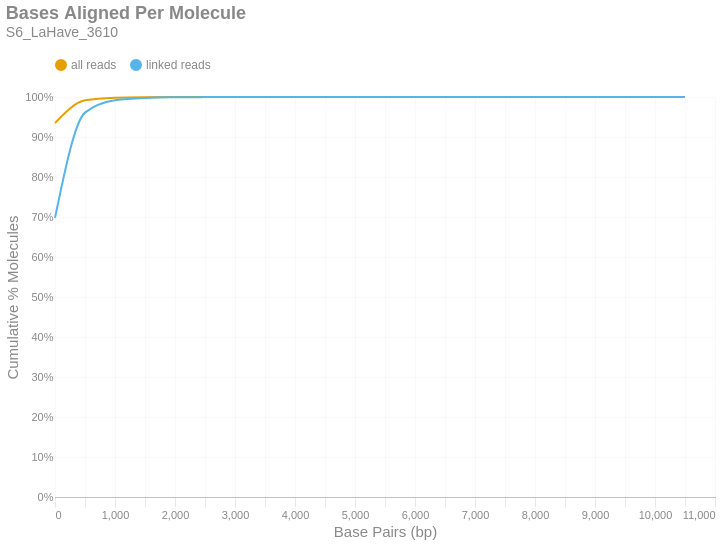

Here is the notebook cell this chart was saved with:
### Markdown cell above
### Bases Aligned Per Molecule
This is a cumulative frequency distribution showing the number of base pairs aligned per unique molecule. These data are shown in 500 bp bins. There are two distributions: one with `all reads` (yellow) and another with only `linked reads` (blue). The percent of molecules in the `linked reads` distribution is relative to the total number of linked molecules.

### Code cell
if SKIPLR:
    print_html(f"Skipped")
else:
    binned_df = consolidated_hist(valids['aligned_bp'], mask, 500, True)
    with SafeRender(binned_df):
        (
            density_plot(binned_df, 'Bases Aligned Per Molecule', samplename, 'basesper')
            .encode(
                x=alt.X('bin:Q', title="Base Pairs (bp)").axis(tickMinStep=500).scale(padding=0),
                y=alt.Y('value:Q', title='Cumulative % Molecules')
                    .axis(format='%')
                    .scale(domain = [0,1])
                    .stack(False),
                color=alt.Color("key:N").scale(domain = ["all reads", "linked reads"]),
                tooltip = [
                    alt.Tooltip("key:N", title = "Data Type"),
                    alt.Tooltip("range_label:N", title="Bases Aligned Per Molecule"),
                    alt.Tooltip("value:Q", format = ".2%", title="% Molecules (Cum.)")
                ]
            )
        ).display()

### Figure 1 — Vega-Lite specification as saved in the notebook (floating-point values rounded to 4 significant figures)
{"width": "container", "height": 400, "config": {"title": {"anchor": "start", "dy": -15, "fontSize": 18, "color": "#888888", "subtitleColor": "#888888", "subtitleFontSize": 14}, "arc": {"fill": "#0072B2"}, "axis": {"domainColor": "#888888", "domainWidth": 0.5, "gridWidth": 0.2, "grid": false, "titleFontWeight": 400, "titleFontSize": 15, "labelFontSize": 11, "labelColor": "#888888", "tickColor": "#888888", "tickWidth": 0.2, "titleColor": "#888888"}, "axisBand": {"grid": false}, "axisX": {"grid": true, "tickSize": 10, "domainCap": "round"}, "axisY": {"domain": false, "grid": true, "tickSize": 0, "domainCap": "round"}, "background": "transparent", "header": {"labelFontSize": 15, "labelColor": "#888888", "titleFontSize": 15, "titleFontWeight": 600, "titleColor": "#888888"}, "legend": {"labelFont": "sans-serif", "labelFontSize": 12, "labelColor": "#888888", "symbolSize": 100, "symbolType": "circle", "titleFontSize": 12, "titlePadding": 10, "titleColor": "#888888", "title": null, "orient": "top"}, "range": {"category": ["#E69F00", "#56B4E9", "#009E73", "#F0E442", "#0072B2", "#D55E00", "#CC79A7", "#000000"], "diverging": ["#cfe8f3", "#a2d4ec", "#73bfe2", "#46abdb", "#1696d2", "#12719e"]}, "area": {"fill": "#0072B2", "fillOpacity": 0.7, "line": true, "strokeOpacity": 0.7}, "line": {"color": "#0072B2", "stroke": "#0072B2", "strokeWidth": 2}, "trail": {"color": "#0072B2", "stroke": "#0072B2", "strokeWidth": 0, "size": 1}, "point": {"filled": true, "fillOpacity": 1.0, "size": 95}, "text": {"color": "#888888", "fontSize": 11, "align": "right", "fontWeight": 400, "size": 11}, "bar": {"fill": "#0072B2", "stroke": null}, "view": {"stroke": null, "continuousWidth": 660, "continuousHeight": 400}}, "data": {"name": "data-9b20f910ce7b91796730a3ca257f3f76"}, "mark": {"type": "line", "interpolate": "monotone", "point": {"opacity": 0, "size": 275}}, "encoding": {"color": {"field": "key", "scale": {"domain": ["all reads", "linked reads"]}, "type": "nominal"}, "tooltip": [{"field": "key", "title": "Data Type", "type": "nominal"}, {"field": "range_label", "title": "Bases Aligned Per Molecule", "type": "nominal"}, {"field": "value", "format": ".2%", "title": "% Molecules (Cum.)", "type": "quantitative"}], "x": {"axis": {"tickMinStep": 500}, "field": "bin", "scale": {"padding": 0}, "title": "Base Pairs (bp)", "type": "quantitative"}, "y": {"axis": {"format": "%"}, "field": "value", "scale": {"domain": [0, 1]}, "stack": false, "title": "Cumulative % Molecules", "type": "quantitative"}}, "params": [{"name": "param_c36ac31b6afebe62", "select": {"type": "point", "fields": ["key"]}, "bind": "legend"}], "title": {"text": "Bases Aligned Per Molecule", "subtitle": "S6_LaHave_3610"}, "transform": [{"fold": ["all reads (cumsum)", "linked reads (cumsum)"]}, {"calculate": "replace(datum.key, ' (cumsum)', '')", "as": "key"}, {"filter": {"param": "param_c36ac31b6afebe62"}}], "usermeta": {"embedOptions": {"downloadFileName": "S6_LaHave_3610.basesper"}}, "$schema": "https://vega.github.io/schema/vega-lite/v6.1.0.json", "datasets": {"data-9b20f910ce7b91796730a3ca257f3f76": [{"bin": "0.0", "interval": "0.0-500.0", "all reads": 0.9351, "linked reads": 0.6978, "all reads (cumsum)": 0.9351, "linked reads (cumsum)": 0.6978, "range_label": "0-499"}, {"bin": "500.0", "interval": "500.0-1000.0", "all reads": 0.05657, "linked reads": 0.2631, "all reads (cumsum)": 0.9916, "linked reads (cumsum)": 0.9609, "range_label": "500-999"}, {"bin": "1000.0", "interval": "1000.0-1500.0", "all reads": 0.006664, "linked reads": 0.03108, "all reads (cumsum)": 0.9983, "linked reads (cumsum)": 0.992, "range_label": "1000-1499"}, {"bin": "1500.0", "interval": "1500.0-2000.0", "all reads": 0.001237, "linked reads": 0.00577, "all reads (cumsum)": 0.9995, "linked reads (cumsum)": 0.9978, "range_label": "1500-1999"}, {"bin": "2000.0", "interval": "2000.0-2500.0", "all reads": 0.0003116, "linked reads": 0.001453, "all reads (cumsum)": 0.9998, "linked reads (cumsum)": 0.9992, "range_label": "2000-2499"}, {"bin": "2500.0", "interval": "2500.0-3000.0", "all reads": 9.856e-05, "linked reads": 0.0004597, "all reads (cumsum)": 0.9999, "linked reads (cumsum)": 0.9997, "range_label": "2500-2999"}, {"bin": "3000.0", "interval": "3000.0-3500.0", "all reads": 3.642e-05, "linked reads": 0.0001699, "all reads (cumsum)": 1.0, "linked reads (cumsum)": 0.9999, "range_label": "3000-3499"}, {"bin": "3500.0", "interval": "3500.0-4000.0", "all reads": 1.571e-05, "linked reads": 7.33e-05, "all reads (cumsum)": 1.0, "linked reads (cumsum)": 0.9999, "range_label": "3500-3999"}, {"bin": "4000.0", "interval": "4000.0-4500.0", "all reads": 6.722e-06, "linked reads": 3.135e-05, "all reads (cumsum)": 1.0, "linked reads (cumsum)": 1.0, "range_label": "4000-4499"}, {"bin": "4500.0", "interval": "4500.0-5000.0", "all reads": 3.088e-06, "linked reads": 1.441e-05, "all reads (cumsum)": 1.0, "linked reads (cumsum)": 1.0, "range_label": "4500-4999"}, {"bin": "5000.0", "interval": "5000.0-5500.0", "all reads": 2.453e-06, "linked reads": 1.144e-05, "all reads (cumsum)": 1.0, "linked reads (cumsum)": 1.0, "range_label": "5000-5499"}, {"bin": "5500.0", "interval": "5500.0-6000.0", "all reads": 7.267e-07, "linked reads": 3.39e-06, "all reads (cumsum)": 1.0, "linked reads (cumsum)": 1.0, "range_label": "5500-5999"}, {"bin": "6000.0", "interval": "6000.0-6500.0", "all reads": 3.633e-07, "linked reads": 1.695e-06, "all reads (cumsum)": 1.0, "linked reads (cumsum)": 1.0, "range_label": "6000-6499"}, {"bin": "6500.0", "interval": "6500.0-7000.0", "all reads": 2.725e-07, "linked reads": 1.271e-06, "all reads (cumsum)": 1.0, "linked reads (cumsum)": 1.0, "range_label": "6500-6999"}, {"bin": "7000.0", "interval": "7000.0-7500.0", "all reads": 1.817e-07, "linked reads": 8.474e-07, "all reads (cumsum)": 1.0, "linked reads (cumsum)": 1.0, "range_label": "7000-7499"}, {"bin": "7500.0", "interval": "7500.0-8000.0", "all reads": 0.0, "linked reads": 0.0, "all reads (cumsum)": 1.0, "linked reads (cumsum)": 1.0, "range_label": "7500-7999"}, {"bin": "8000.0", "interval": "8000.0-8500.0", "all reads": 0.0, "linked reads": 0.0, "all reads (cumsum)": 1.0, "linked reads (cumsum)": 1.0, "range_label": "8000-8499"}, {"bin": "8500.0", "interval": "8500.0-9000.0", "all reads": 0.0, "linked reads": 0.0, "all reads (cumsum)": 1.0, "linked reads (cumsum)": 1.0, "range_label": "8500-8999"}, {"bin": "9000.0", "interval": "9000.0-9500.0", "all reads": 0.0, "linked reads": 0.0, "all reads (cumsum)": 1.0, "linked reads (cumsum)": 1.0, "range_label": "9000-9499"}, {"bin": "9500.0", "interval": "9500.0-10000.0", "all reads": 0.0, "linked reads": 0.0, "all reads (cumsum)": 1.0, "linked reads (cumsum)": 1.0, "range_label": "9500-9999"}, {"bin": "10000.0", "interval": "10000.0-10500.0", "all reads": 0.0, "linked reads": 0.0, "all reads (cumsum)": 1.0, "linked reads (cumsum)": 1.0, "range_label": "10000-10499"}, {"bin": "10500.0", "interval": "10500.0-11000.0", "all reads": 9.083e-08, "linked reads": 4.237e-07, "all reads (cumsum)": 1.0, "linked reads (cumsum)": 1.0, "range_label": "10500-10999"}]}}
